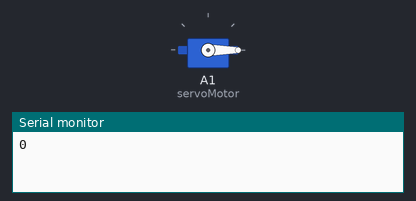
Simulated run of this sketch. Board: Arduino Uno, built with avr-gcc and run on an emulated ATmega328P. On the bench: servo, the last lines printed to the serial monitor.

Above: at 0.05 s.
At 0.85 s:
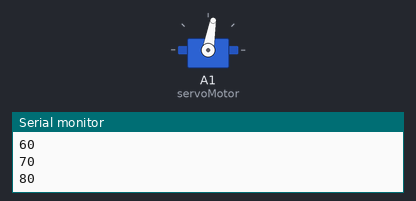
At 1.7 s:
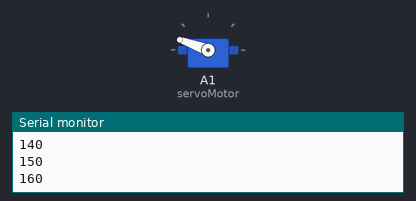
At 3.9 s:
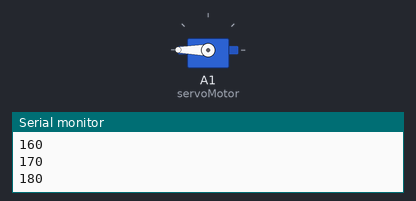
Timing chart, 0 to 7.7 s (numbered marks = the images above):
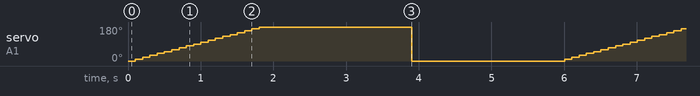

Measured:
- by itself, servo on A1 (servoMotor): repeats every 5.9 s: 20° 0.10 s, 30° 0.10 s, 40° 0.10 s, 50° 0.10 s, 60° 0.10 s, 70° 0.10 s, 80° 0.10 s, 90° 0.10 s, 100° 0.10 s, 110° 0.10 s, 120° 0.10 s, 130° 0.10 s, 140° 0.10 s, 150° 0.10 s, 160° 0.10 s, 170° 0.10 s, 180° 2.1 s, 0° 2.1 s, 10° 0.10 s

The sketch:

Sevormotor.ino
```cpp
#include <Servo.h>

Servo servoMotor;

void setup() {

  servoMotor.attach(A1);
  servoMotor.write(0);

  Serial.begin(9600);

}

void loop() {
  for(int i = 0; i <= 180; i = i + 10){
    servoMotor.write(i);
    Serial.println(i);
    delay(100);
  }

  delay(2000);
  servoMotor.write(0);
  delay(2000);

}
```
